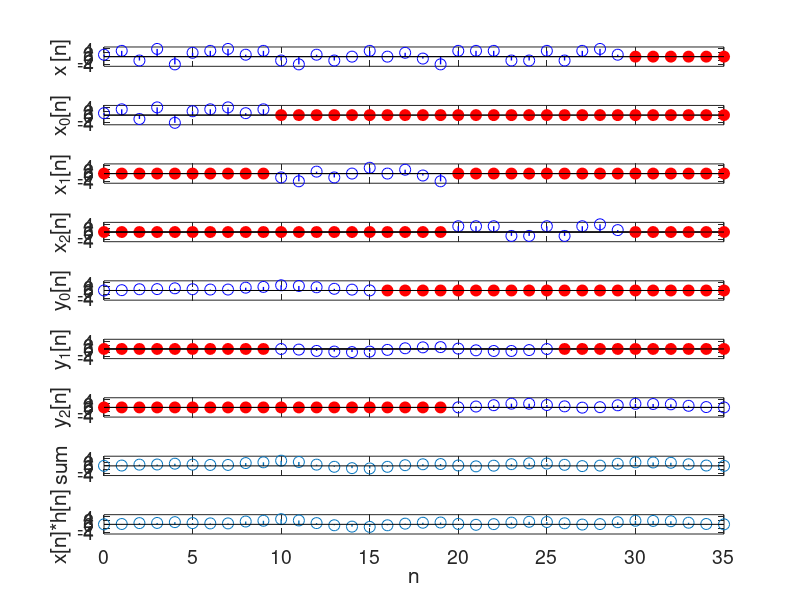
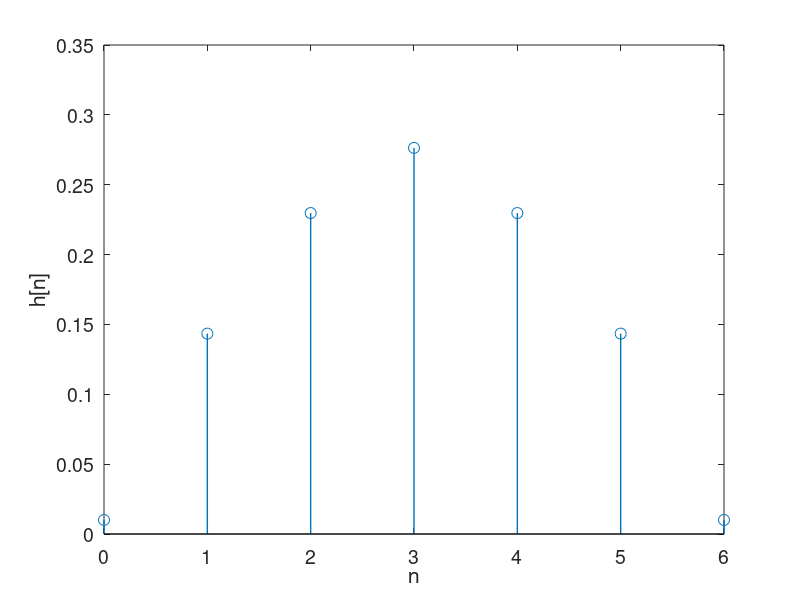

Here is the MATLAB script that generated these plots, in order:
%//////////////////////////////////////////////////////////////////////
%/ Welch, Wright, & Morrow, 
%/ Real-time Digital Signal Processing, 2005
%/
%/ This m-file is used to demonstrate the Overlap-Add
%/ method of fast convolution
%/
%//////////////////////////////////////////////////////////////////////

myFontSize = 14;                % font size for the plot labels
myMarkerSize = 8;               % marker size for the stem plots
myLineWidth = 1;                % line width for the stem plots


% Simulation inputs
h = [0.01006559437851 0.14342069594116 ... 
    0.22972713000462 0.27635690742231 ...
    0.22972713000462 0.14342069594116 ...
    0.01006559437851];      % filter coefficient declaration

x = [1 3 -2 4 -4 2 3 4 1 3 -2 -4 1 -2 0 3 0 2 -1 -4 3 3 ...
    3 -2 -2 3 -2 3 4 1];    % input term declaration

FFTlength = 16;

% Calculated terms
N = length(x);              % 30
M = length(h);              % 7
P = FFTlength + 1 - M;      % 10 values at a time

H = fft([h zeros(1, 9)]);

% Output terms
figure(1)
subplot(911)
stem(0:(N-1), x, 'b','MarkerSize', myMarkerSize, 'LineWidth', myLineWidth)
hold on
stem(30:35, zeros(1, 6), 'r', 'filled','MarkerSize', myMarkerSize, 'LineWidth', myLineWidth)
set(gca, 'XTickLabel', [])
set(gca, 'FontSize', myFontSize)
ylabel('x_ [n]')
axis([0 35 -5 5])
hold off

subplot(912)
stem(0:9, x(1:10), 'b','MarkerSize', myMarkerSize, 'LineWidth', myLineWidth)
hold on
stem(10:35, zeros(1,26), 'r', 'filled','MarkerSize', myMarkerSize, 'LineWidth', myLineWidth)
set(gca, 'XTickLabel', [])
set(gca, 'FontSize', myFontSize)
ylabel('x_0[n]')
axis([0 35 -5 5])
hold off

subplot(913)
stem(0:9, zeros(1,10), 'r', 'filled','MarkerSize', myMarkerSize, 'LineWidth', myLineWidth)
hold on
stem(10:19, x(11:20), 'b','MarkerSize', myMarkerSize, 'LineWidth', myLineWidth)
stem(20:35, zeros(1,16), 'r', 'filled','MarkerSize', myMarkerSize, 'LineWidth', myLineWidth)
set(gca, 'XTickLabel', [])
set(gca, 'FontSize', myFontSize)
ylabel('x_1[n]')
axis([0 35 -5 5])
hold off

subplot(914)
stem(0:19, zeros(1,20), 'r', 'filled','MarkerSize', myMarkerSize, 'LineWidth', myLineWidth)
hold on
stem(20:(N-1), x(21:30), 'b','MarkerSize', myMarkerSize, 'LineWidth', myLineWidth)
stem(30:35, zeros(1, 6), 'r', 'filled','MarkerSize', myMarkerSize, 'LineWidth', myLineWidth)
set(gca, 'XTickLabel', [])
set(gca, 'FontSize', myFontSize)
ylabel('x_2[n]')
axis([0 35 -5 5])
hold off

subplot(915)
y0 = ifft(H.*fft([x(1:10) zeros(1,6)]));
stem(0:15, y0, 'b','MarkerSize', myMarkerSize, 'LineWidth', myLineWidth)
hold on
stem(16:35, zeros(1, 20), 'r', 'filled','MarkerSize', myMarkerSize, 'LineWidth', myLineWidth)
axis([0 35 -5 5])
set(gca, 'XTickLabel', [])
set(gca, 'FontSize', myFontSize)
ylabel('y_0[n]')
hold off

subplot(916)
y1 = ifft(H.*fft([x(11:20) zeros(1,6)]));
stem(0:9, zeros(1,10), 'r', 'filled','MarkerSize', myMarkerSize, 'LineWidth', myLineWidth)
hold on
stem(10:25, y1, 'b','MarkerSize', myMarkerSize, 'LineWidth', myLineWidth)
stem(26:35, zeros(1, 10), 'r', 'filled','MarkerSize', myMarkerSize, 'LineWidth', myLineWidth)
axis([0 35 -5 5])
set(gca, 'XTickLabel', [])
set(gca, 'FontSize', myFontSize)
ylabel('y_1[n]')
hold off

subplot(917)
y2 = ifft(H.*fft([x(21:30) zeros(1,6)]));
stem(0:19, zeros(1, 20), 'r', 'filled','MarkerSize', myMarkerSize, 'LineWidth', myLineWidth)
hold on
stem(20:35, y2, 'b','MarkerSize', myMarkerSize, 'LineWidth', myLineWidth)
axis([0 35 -5 5])
set(gca, 'XTickLabel', [])
set(gca, 'FontSize', myFontSize)
ylabel('y_2[n]')
hold off

subplot(918)
stem(0:35, [y0 zeros(1, 20)] + [zeros(1, 10) y1 zeros(1, 10)] + [zeros(1, 20) y2],'MarkerSize', myMarkerSize, 'LineWidth', myLineWidth)
axis([0 35 -5 5])
set(gca, 'XTickLabel', [])
set(gca, 'FontSize', myFontSize)
ylabel(' sum_ ')

subplot(919)
stem(0:35, conv(h, x),'MarkerSize', myMarkerSize, 'LineWidth', myLineWidth)
set(gca, 'FontSize', myFontSize)
ylabel('x[n]*h[n]_ ')
axis([0 35 -5 5])
xlabel('n')

%print -depsc2 overlapAdd.eps  % color
%print -deps2 overlapAdd.eps  % grayscale

figure(2)
stem(0:6, h,'MarkerSize', myMarkerSize, 'LineWidth', myLineWidth)
set(gca, 'FontSize', myFontSize)
ylabel('h[n]')
xlabel('n')

%print -depsc2 impulseResponse.eps  % color
%print -deps2 impulseResponse.eps  % grayscale

